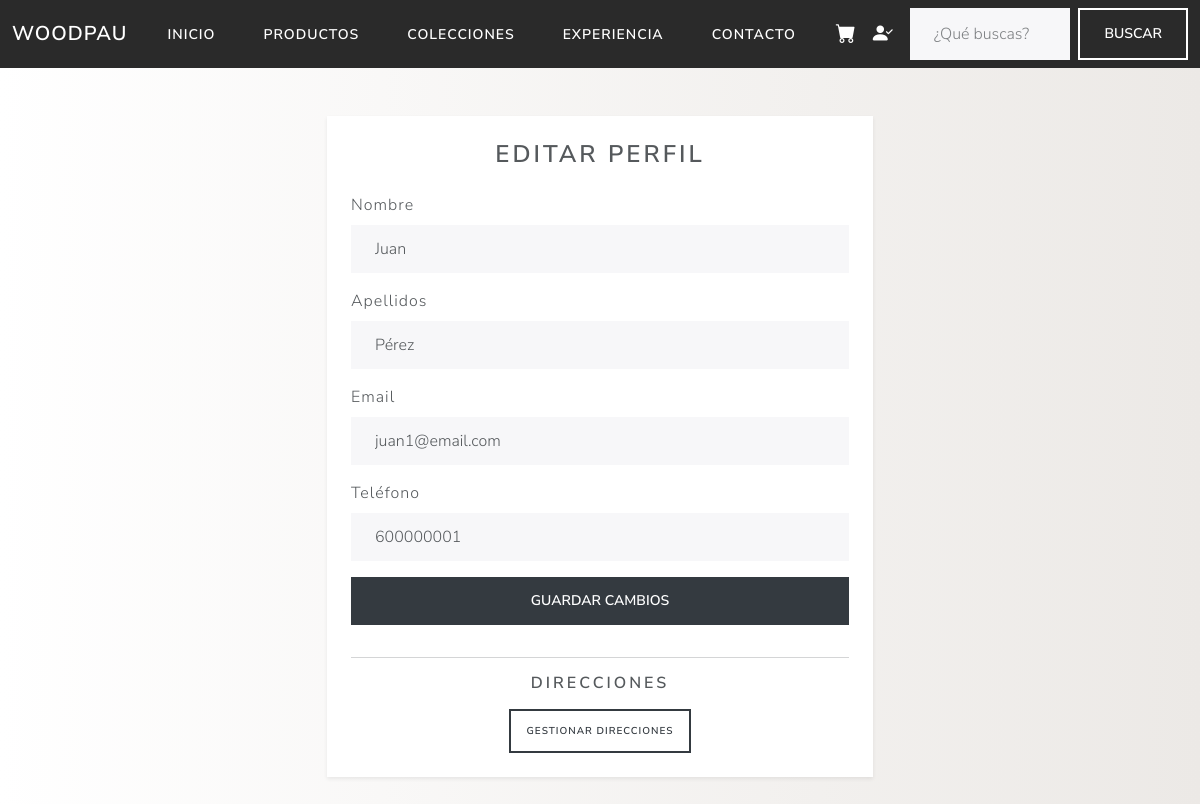
The app's page /editar_perfil (signed in) with its own data.
### models.py (models this page shows, shortened)
class Usuario(Base):
    __tablename__ = "usuarios"
    __table_args__ = {
        "sqlite_autoincrement": True,
        "comment" : "Tabla de usuarios"
    }
    id_usuario: Mapped[int] = mapped_column(Integer, primary_key=True, autoincrement=True)
    nombre_cliente: Mapped[str] = mapped_column(String(50), nullable=False)
    apellidos_cliente: Mapped[str] = mapped_column(String(50), nullable=False)
    email: Mapped[str] = mapped_column(String(50), unique=True, nullable=False)
    password: Mapped[str] = mapped_column(String(50), nullable=False)
    telefono: Mapped[str] = mapped_column(String(20), nullable=False)
    es_admin: Mapped[bool] = mapped_column(Boolean, default=False)
    direcciones: Mapped[list["Direccion"]] = relationship("Direccion", back_populates="usuario", cascade="all, delete-orphan")
    pedidos: Mapped[list["Pedido"]] = relationship("Pedido", back_populates="usuario", cascade="all, delete-orphan")
    favoritos: Mapped[list["Favorito"]] = relationship("Favorito",back_populates="usuario", cascade="all, delete-orphan")

### main.py (the view, shortened to what this page needs)
@app.route("/editar_perfil", methods=["GET", "POST"])
def editar_perfil():
    if "usuario_id" not in session:
        return redirect(url_for("login"))
    db = SessionLocal()
    usuario = db.get(Usuario, session["usuario_id"])
    return render_template("editar_perfil.html", usuario=usuario)

### main.py (called while the page is built)
def obtener_usuario_por_id(user_id):
    return db.get(Usuario, user_id)

@app.context_processor
def inject_usuario():
    usuario = None
    user_id = session.get("usuario_id")
    if user_id:
        usuario = obtener_usuario_por_id(user_id)
    return dict(usuario=usuario)

@app.context_processor
def inject_carrito():
    carrito = session.get("carrito", {})
    total_items = sum(
        item["cantidad"] for item in carrito.values()
    )
    return dict(carrito_items=total_items)

### templates/editar_perfil.html
{% extends "base.html" %}
{% block content %}
<div class="container py-5">
  <div class="row justify-content-center">
    <div class="col-lg-6">
      <div class="card shadow-sm border-0 p-4">
        <h3 class="mb-4 text-center">
          Editar perfil
        </h3>
        <form method="POST">
          <div class="mb-3">
            <label class="form-label">Nombre</label>
            <input
              type="text"
              name="nombre"
              class="form-control"
              value="{{ usuario.nombre_cliente }}"
              required
            >
          </div>
          <div class="mb-3">
            <label class="form-label">Apellidos</label>
            <input
              type="text"
              name="apellidos"
              class="form-control"
              value="{{ usuario.apellidos_cliente }}"
            >
          </div>
          <div class="mb-3">
            <label class="form-label">Email</label>
            <input
              type="email"
              name="email"
              class="form-control"
              value="{{ usuario.email }}"
              required
            >
          </div>
          <div class="mb-3">
            <label class="form-label">Teléfono</label>
            <input
              type="text"
              name="telefono"
              class="form-control"
              value="{{ usuario.telefono }}"
            >
          </div>
          <div class="d-grid mb-3">
            <button class="btn btn-dark">
              Guardar cambios
            </button>
          </div>
        </form>
        <hr>
        <div class="text-center">
          <h5 class="mb-3">
            Direcciones
          </h5>
          <a
            href="{{ url_for('direcciones') }}"
            class="btn btn-outline-dark btn-sm"
          >
            Gestionar direcciones
          </a>
        </div>
      </div>
    </div>
  </div>
</div>
{% endblock %}

### static/main.css (style rules this page uses)
body { background: #ECE9E6; background: -webkit-linear-gradient(to right, #FFFFFF, #ECE9E6); background: linear-gradient(to right, #FFFFFF, #ECE9E6); }
.card { overflow: hidden; }

### records on screen
Usuario: nombre "Juan", apellidos "Pérez", email "juan1@email.com", telefono "600000001"
